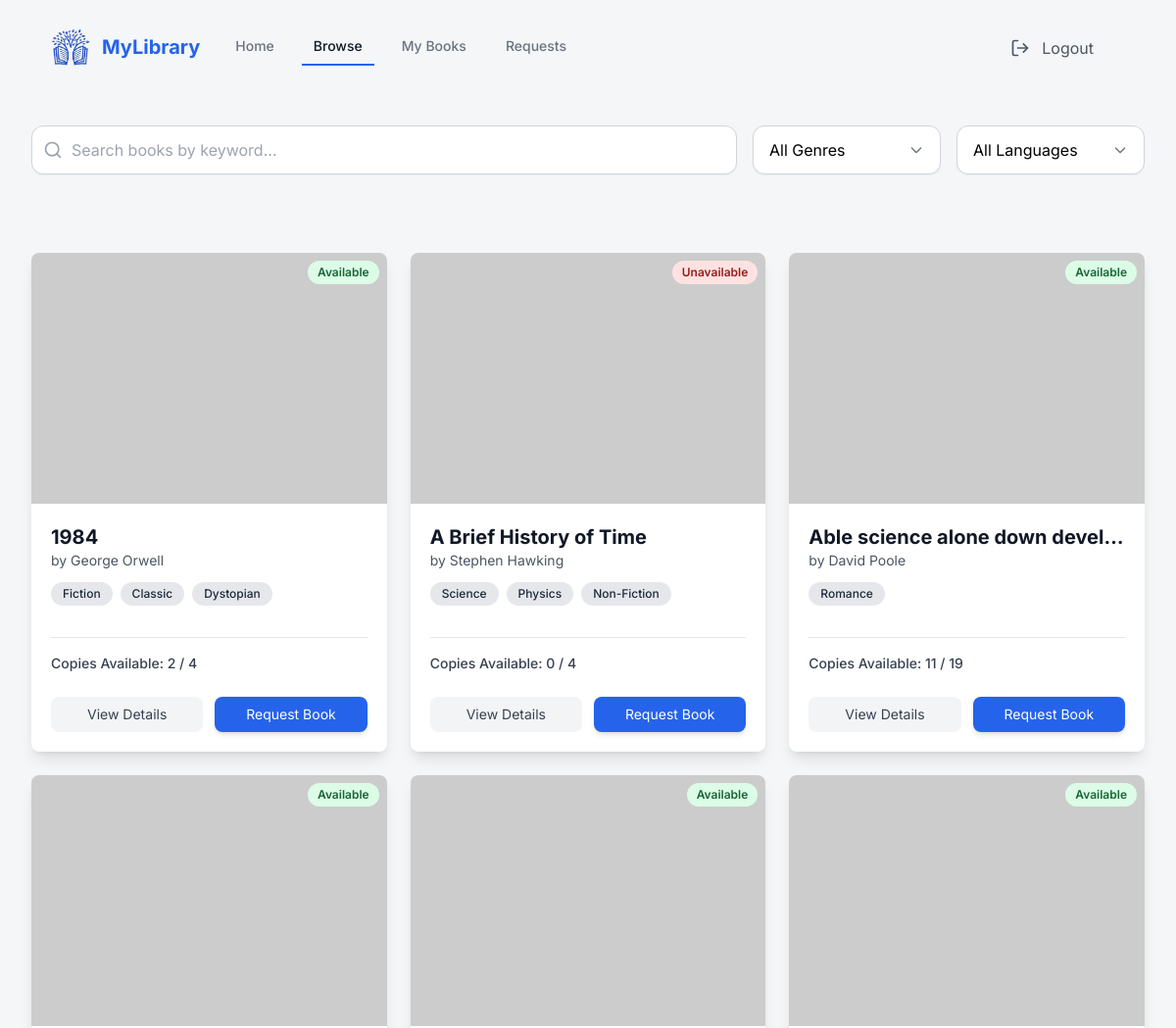
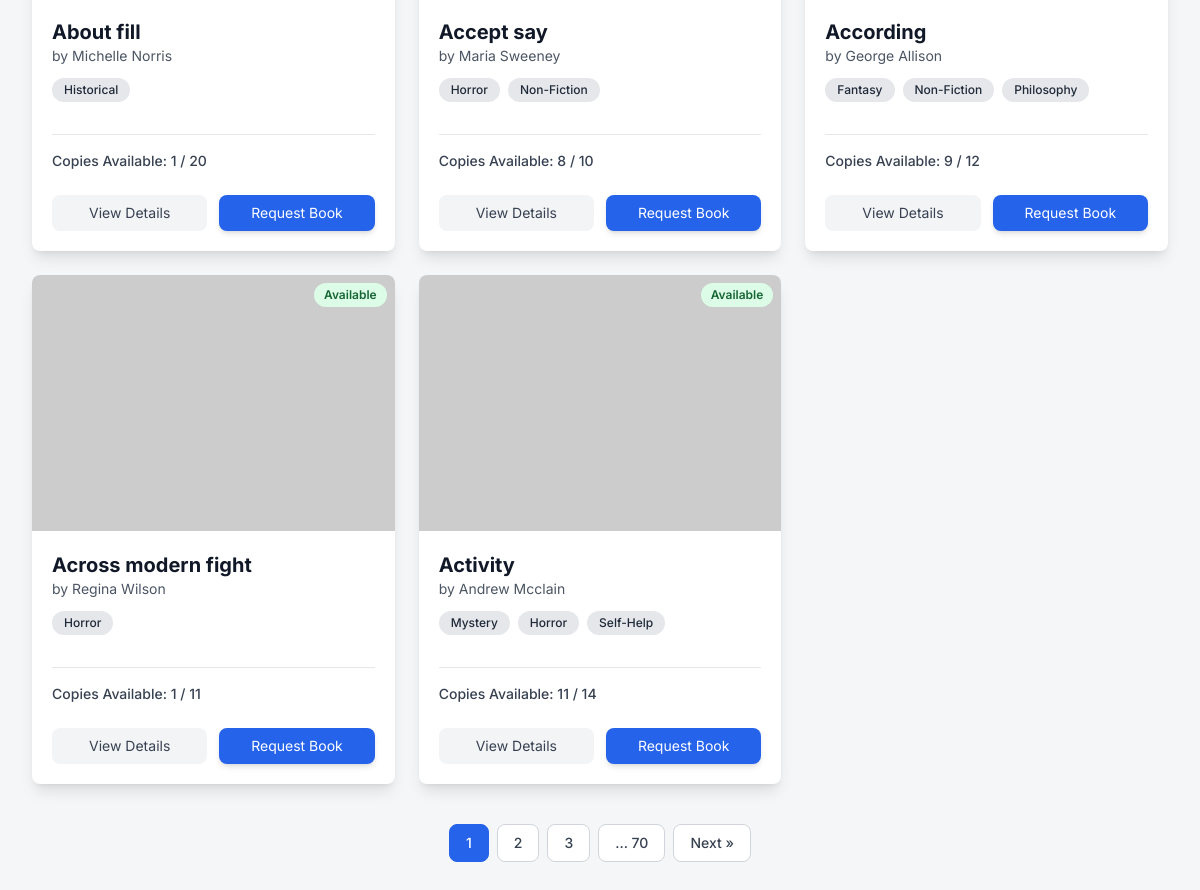
Before: /user/browse/ (signed in) with the older database file (2 pictures, top to bottom).
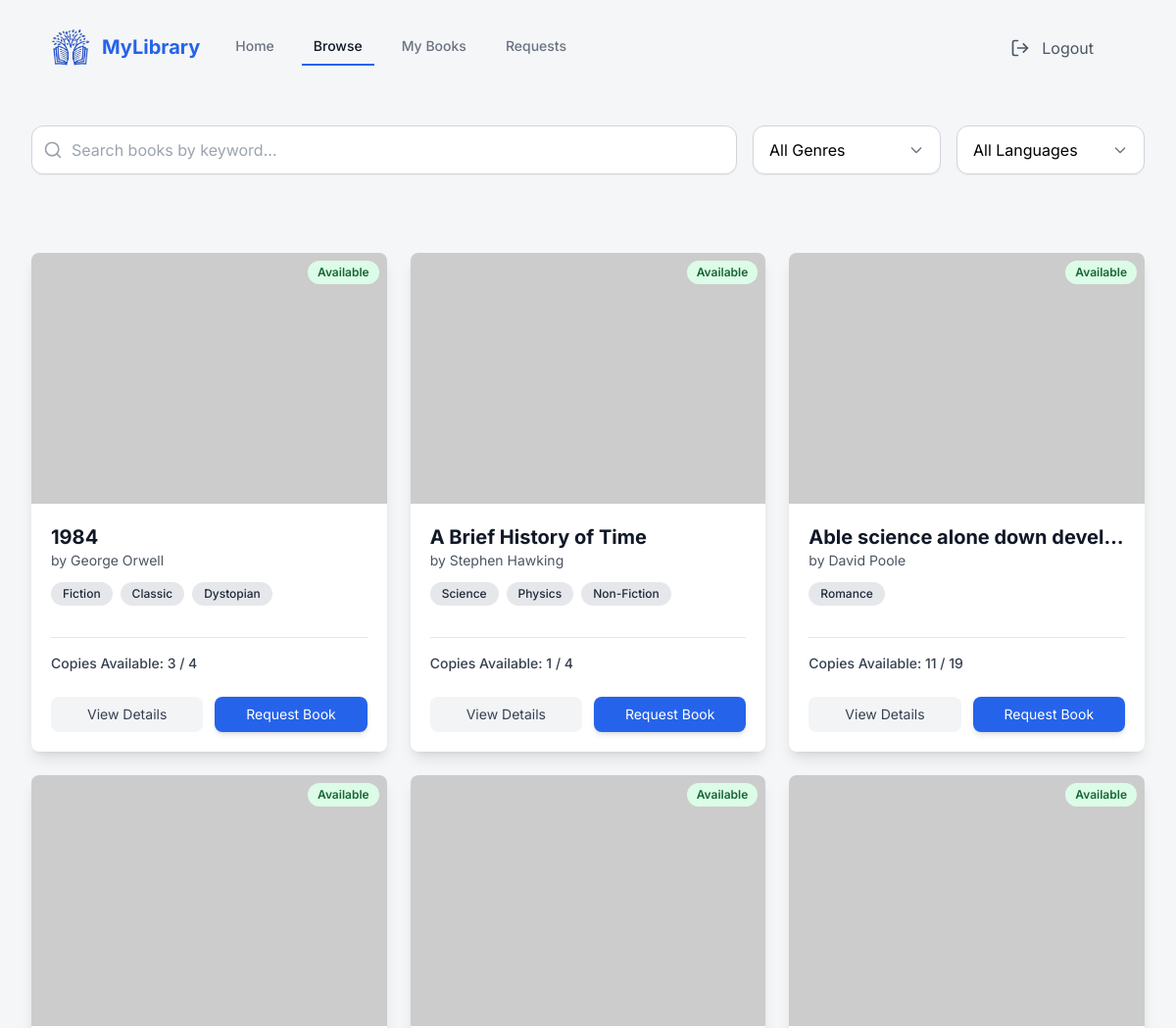
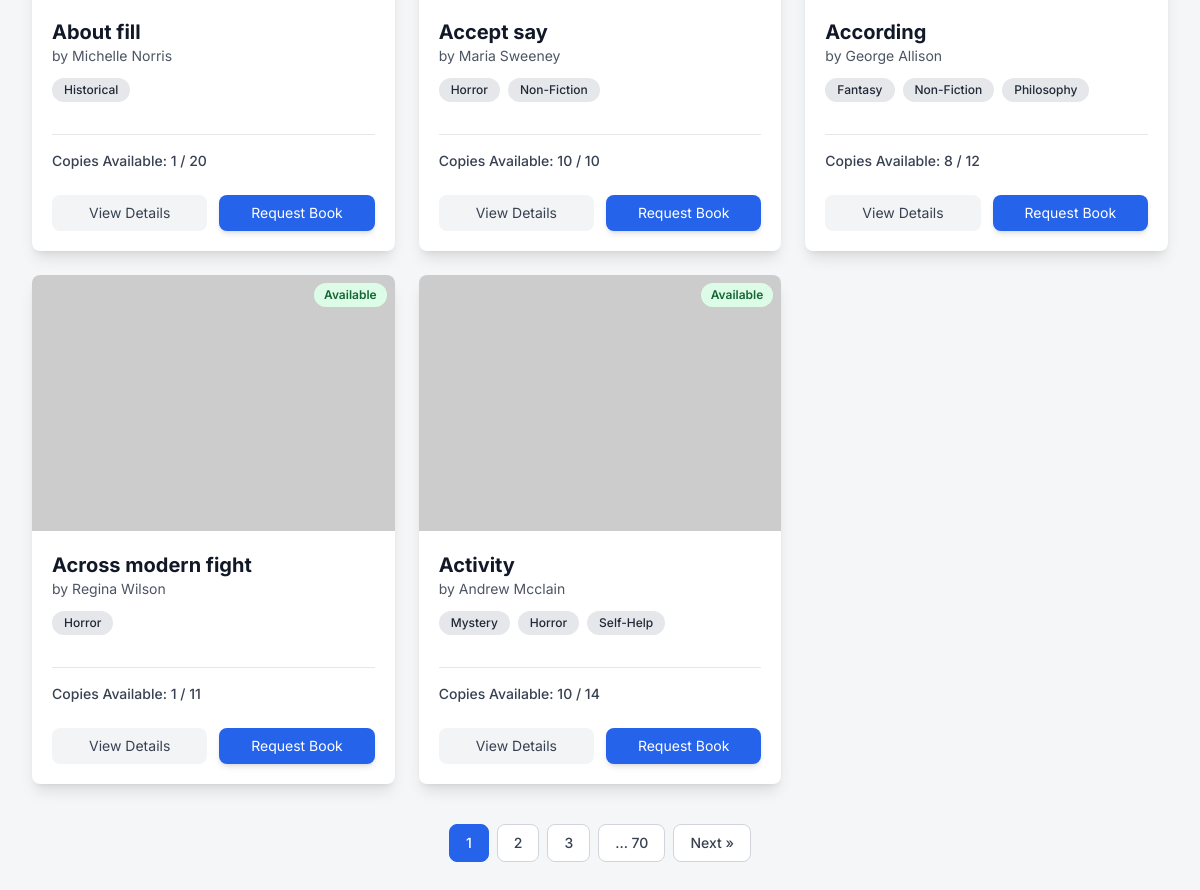
After: the same page with the newer database file (2 pictures, top to bottom).
### library_db/models.py (models this page shows, shortened)
class Book(models.Model):
    book_id = models.AutoField(primary_key=True)
    isbn = models.CharField(max_length=20, unique=True)
    title = models.CharField(max_length=255)
    author = models.CharField(max_length=100)
    genre = models.ManyToManyField(Genre, related_name='books')
    language = models.ForeignKey(Language, on_delete=models.CASCADE, related_name='books', null=True)
    description = models.TextField(blank=True, null=True)
    image_url = models.URLField(max_length=500, blank=True, null=True)
    total_copies = models.IntegerField()
    available_copies = models.IntegerField()
    def genre_display(self):
      return ', '.join(genre.genre_name for genre in self.genre.all())
    genre_display.short_description = 'Genres'

### LMS/views.py (the view)
# urls.py: path('user/browse/', views.user_browse, name='user_browse'),
@login_required
def user_browse(request):
    all_books_list = Book.objects.all().order_by('title')
    paginator = Paginator(all_books_list, 8)
    page_number = request.GET.get('page')
    books_page_obj = paginator.get_page(page_number)
    context = {
        'books_page': books_page_obj,
        'all_genres': Genre.objects.all().order_by('genre_name'),
        'all_languages': Language.objects.all().order_by('language_name'),
        'user_type': 'user',
    }
    return render(request, 'users/browse.html', context)

### templates/users/browse.html (shortened to what this page needs)
{% include "index.html" %}
{% block content %}
<main class="max-w-7xl mx-auto px-4 sm:px-6 lg:px-8 py-8">
    <div class="flex flex-col md:flex-row gap-4 mb-10">
        <div class="relative flex-1">
            <form id="filter-form" class="flex flex-col md:flex-row gap-4 mb-10 items-center text-black">
                <div class="relative flex-grow w-full md:w-auto">
                    <input type="text" id="search-input" name="search" placeholder="Search books by keyword..."
                        class="w-full pl-10 pr-4 py-3 border border-gray-300 rounded-xl focus:outline-none focus:ring-2 focus:ring-blue-500 shadow-sm">
                    <svg class="absolute left-3 top-1/2 transform -translate-y-1/2 w-5 h-5 text-gray-400"
                        xmlns="http://www.w3.org/2000/svg" viewBox="0 0 24 24" fill="none" stroke="currentColor"
                        stroke-width="2" stroke-linecap="round" stroke-linejoin="round">
                        <circle cx="11" cy="11" r="8"></circle>
                        <path d="m21 21-4.3-4.3"></path>
                    </svg>
                </div>
                <div class="relative w-full md:w-48">
                    <button type="button" id="genre-dropdown-btn"
                        class="w-full py-3 px-4 border border-gray-300 rounded-xl bg-white text-left flex justify-between items-center shadow-sm focus:ring-2 focus:ring-blue-500">
                        <span id="genre-label">All Genres</span>
                        <svg class="w-4 h-4 text-gray-500" fill="none" stroke="currentColor" viewBox="0 0 24 24">
                            <path stroke-linecap="round" stroke-linejoin="round" stroke-width="2" d="M19 9l-7 7-7-7">
                            </path>
                        </svg>
                    </button>
                </div>
                <div class="relative w-full md:w-48">
                    <button type="button" id="lang-dropdown-btn"
                        class="w-full py-3 px-4 border border-gray-300 rounded-xl bg-white text-left flex justify-between items-center shadow-sm focus:ring-2 focus:ring-blue-500">
                        <span id="lang-label">All Languages</span>
                        <svg class="w-4 h-4 text-gray-500" fill="none" stroke="currentColor" viewBox="0 0 24 24">
                            <path stroke-linecap="round" stroke-linejoin="round" stroke-width="2" d="M19 9l-7 7-7-7">
                            </path>
                        </svg>
                    </button>
                </div>
            </form>
        </div>
    </div>
    <div class="flex justify-center items-center mt-10 space-x-2">
        <div id="book-grid-container">
            {% include "partials/book_grid_content.html" %}
        </div>
    </div>
</main>
{% endblock %}

### templates/partials/book_grid_content.html (shortened to what the changed rows need)
<div id="book-grid" class="grid grid-cols-1 sm:grid-cols-2 lg:grid-cols-3 xl:grid-cols-4 gap-6">
    {% for book in books_page %}
    <div class="bg-white rounded-lg shadow-lg overflow-hidden flex flex-col group transition-transform duration-300 ease-in-out hover:-translate-y-2">
        <div class="relative">
            {% if book.available_copies > 0 %}
            <span class="absolute top-2 right-2 bg-green-100 text-green-800 text-xs font-semibold px-2.5 py-1 rounded-full">Available</span>
            {% else %}
            <span class="absolute top-2 right-2 bg-red-100 text-red-800 text-xs font-semibold px-2.5 py-1 rounded-full">Unavailable</span>
            {% endif %}
            <img class="w-full h-64 object-cover" src="https://placehold.co/400x600/1F2937/FFFFFF?text={{ book.title|urlencode }}" alt="Cover of {{ book.title }}">
        </div>
        <div class="p-5 flex flex-col flex-grow">
            <h3 class="text-xl font-bold text-gray-900 truncate">{{ book.title }}</h3>
            <p class="text-sm text-gray-600 mb-3">by {{ book.author }}</p>
            <div class="flex flex-wrap gap-2 mb-4">
                {% for genre in book.genre.all %}
                    <span class="bg-gray-200 text-gray-800 text-xs font-medium px-3 py-1 rounded-full">{{ genre.genre_name }}</span>
                {% endfor %}
            </div>
            <div class="mt-4 pt-4 border-t border-gray-200">
                <p id="copies-{{ book.pk }}" class="text-sm text-gray-700 font-medium mb-3">
                    Copies Available: {{ book.available_copies }} / {{ book.total_copies }}
                </p>
            </div>
            <div class="flex gap-3 mt-3">
                {% if user_type == 'admin' %}
                    <a href="{% url 'admin_book_details' book.book_id %}"
                        class="flex-1 py-2 text-sm text-gray-700 bg-gray-100 rounded-lg hover:bg-gray-200 transition duration-150 text-center">
                        View Details
                    </a>
                    <a href="{% url 'admin_edit_book' book.book_id %}"
                        class="flex-1 py-2 text-sm bg-blue-600 text-white rounded-lg hover:bg-blue-700 transition duration-150 shadow-md text-center block">
                        Edit Book
                    </a>
                {% else %}
                    <a href="{% url 'user_book_details' book.book_id %}"
                        class="flex-1 py-2 text-sm text-gray-700 bg-gray-100 rounded-lg hover:bg-gray-200 transition duration-150 text-center">
                        View Details
                    </a>
                    <button
                        class="request-book-btn flex-1 py-2 text-sm bg-blue-600 text-white rounded-lg hover:bg-blue-700 transition duration-150 shadow-md"
                        data-book-id="{{ book.pk }}"
                        data-book-title="{{ book.title }}"
                        data-book-author="{{ book.author }}">
                        Request Book
                    </button>
                {% endif %}
            </div>
        </div>
    </div>
    {% empty %}
    <p class="col-span-full text-center text-gray-500 py-10">No books found matching your criteria.</p>
    {% endfor %}
</div>

Changed rows visible on the page:
changed Book "George Orwell": available_copies "2" → "3"
changed Book "A Brief History of Time": available_copies "0" → "1"; available_copies "Unavailable" → "Available"
changed Book "Accept say": available_copies "8" → "10"
changed Book "According": available_copies "9" → "8"
changed Book "Activity": available_copies "11" → "10"
